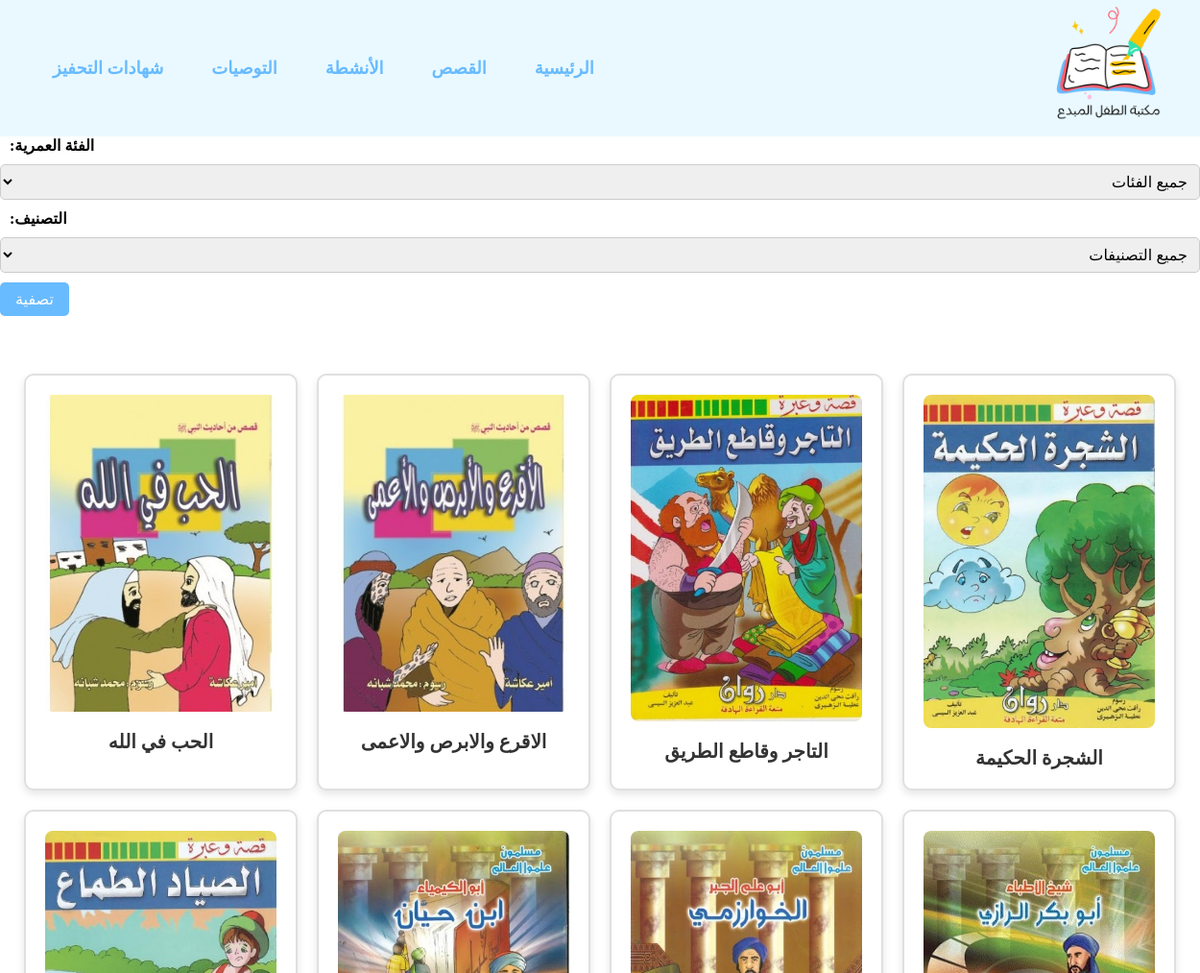
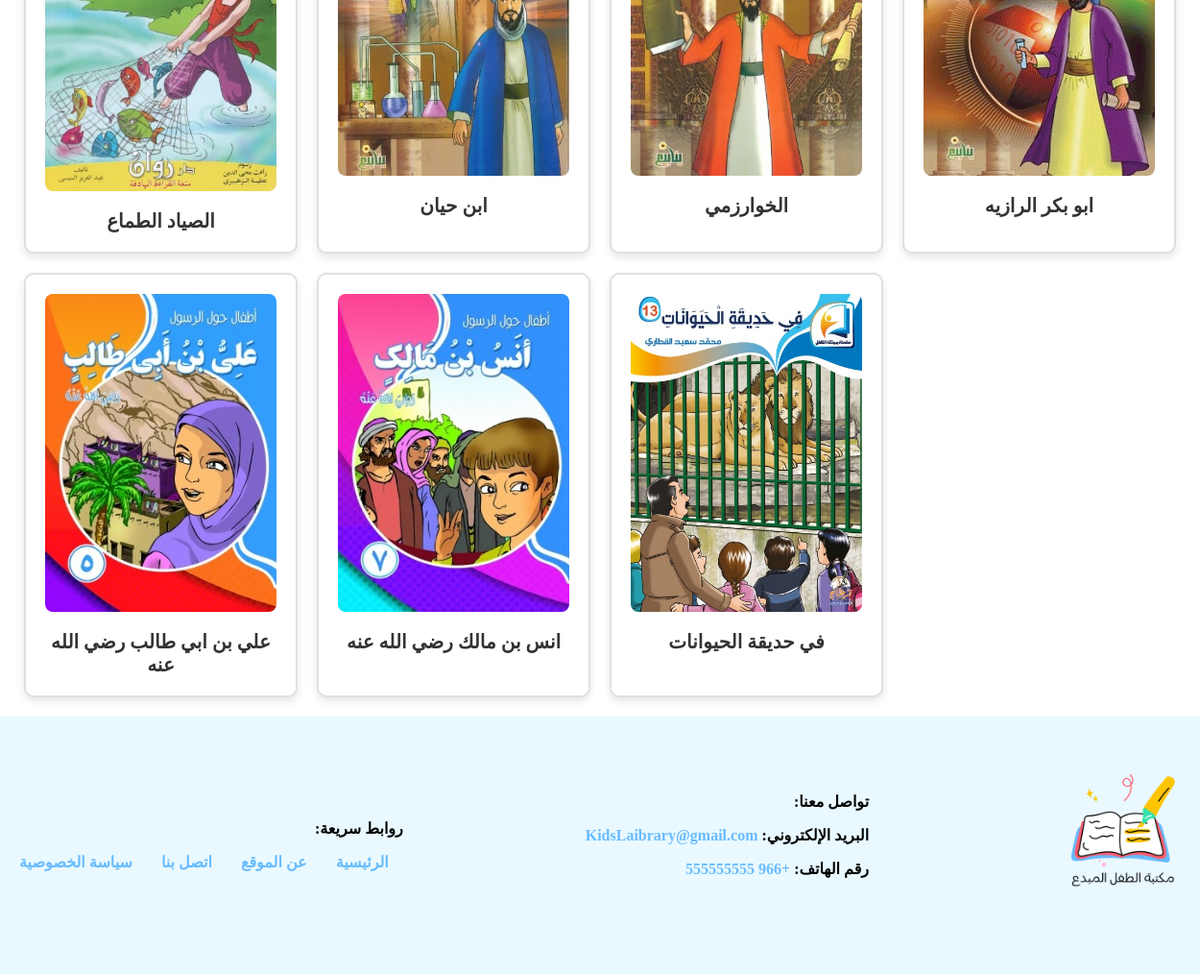
The page /frontend/Story.php on the database its author committed (2 pictures, top to bottom).
### tables this page shows
CREATE TABLE stories (
    id INT AUTO_INCREMENT PRIMARY KEY,
    title VARCHAR(255) NOT NULL,
    description TEXT NULL,
    image VARCHAR(255) NOT NULL,
    age_group ENUM('+5', '+7', '+3') NOT NULL,
    category ENUM('اسلامية', 'علمية', 'عامة') NOT NULL
);

### frontend/Story.php (the view, shortened to what this page needs)
<?php
include('db_connect.php');
$sql = "SELECT DISTINCT * FROM stories WHERE 1=1";
$result = $conn->query($sql);
?>
<!DOCTYPE html>
<html lang="ar">
<head>
    <link rel="stylesheet" href="styles.css">
</head>
<body>
   <header>
        <div class="logo">
            <img src="logo.png" alt="الشعار">
        </div>
        <nav>
            <ul>
                <li><a href="index.php">الرئيسية</a></li>
                <li><a href="story.php">القصص</a></li>
                <li><a href="activities.php">الأنشطة</a></li>
                  <li><a href="Recommendations.php">التوصيات</a></li>
                    <li><a href="certificate.php">شهادات التحفيز</a></li>
            </ul>
        </nav>
    </header>
<div class="filter-section">
    <form method="GET" action="story.php">
        <div class="filter-container">
            <label for="age_group">الفئة العمرية:</label>
            <select name="age_group">
                <option value="">جميع الفئات</option>
            </select>
            <label for="category">التصنيف:</label>
            <select name="category">
                <option value="">جميع التصنيفات</option>
            </select>
            <input type="submit" value="تصفية">
        </div>
    </form>
</div>
<div class="stories-container">
    <?php
    if ($result->num_rows > 0) {
        while ($row = $result->fetch_assoc()) {
            echo "<div class='story-item'>";
            echo "<img src='" . $row['image'] . "' alt='" . $row['title'] . "' class='story-image'>";
            echo "<h3 class='story-title'>" . $row['title'] . "</h3>";
            echo "</div>";
        }
    } else {
        echo "<p>لا توجد قصص لعرضها</p>";
    }
    ?>
</div>
<footer style="background-color: #e9f9ff;
    padding: 60px 5px;
    display: flex;
    justify-content: space-between;
    align-items: center;
    direction: rtl;
    position: relative;">
    <div style="text-align: right; margin-bottom: 20px;">
        <img src="logo.png" alt="Logo" style="max-width: 150px;">
    </div>
    <div style="margin-bottom: 20px;">
        <p>تواصل معنا:</p>
        <p>البريد الإلكتروني: <a href="" style="color: #68bbff;">KidsLaibrary@gmail.com</a></p>
        <p>رقم الهاتف: <a href="" style="color: #68bbff;">+966 555555555</a></p>
    </div>
    <div>
        <p>روابط سريعة:</p>
        <ul style="list-style: none; padding: 0; display: flex; justify-content: center;">
            <li><a href="/" style="color: #68bbff; margin: 0 15px;">الرئيسية</a></li>
            <li><a href="" style="color: #68bbff; margin: 0 15px;">عن الموقع</a></li>
            <li><a href="" style="color: #68bbff; margin: 0 15px;">اتصل بنا</a></li>
            <li><a href="" style="color: #68bbff; margin: 0 15px;">سياسة الخصوصية</a></li>
        </ul>
    </div>
</footer>
</body>
</html>

### frontend/styles.css (style rules this page uses)
header { background-color: #e9f9ff; padding: 60px 5px; display: flex; justify-content: space-between; align-items: center; position: relative; }
nav ul { list-style: none; display:flex; margin: 0; padding: 0; flex: 1; direction: rtl; position: center; }
nav ul li { margin-left: 50px; }
nav ul li a { text-decoration: none; color: #68bbff; font-size: 18px; font-weight: bold; transition: color 0.3s; position: relative; }
header .logo { position: absolute; right: 20px; }
header .logo img { max-width: 150px; }
body { font-family: 'Amiri', serif;; font-weight: 600; font-style: normal; margin: 0; padding: 0; background-color: #fff; }
a { color: #007BFF; text-decoration: none; }
form { margin-bottom: 40px; direction: rtl; }
input[type="text"], input[type="file"], select, textarea { width: 100%; padding: 12px; margin: 10px 0; border: 2px solid #ddd; border-radius: 6px; font-size: 16px; direction: rtl; }

### frontend/Story.php (style rules this page uses)
.stories-container { display: grid; grid-template-columns: repeat(auto-fill, minmax(250px, 1fr)); gap: 20px; padding: 20px; max-width: 1200px; width: 100%; margin: 0 auto; }
.story-item { background-color: #fff; padding: 20px; border-radius: 10px; box-shadow: 0 4px 8px rgba(0, 0, 0, 0.1); text-align: center; border: 2px solid #e0e0e0; transition: transform 0.3s ease; }
.story-image { width: 100%; height: auto; border-radius: 8px; margin-bottom: 15px; }
.story-title { font-size: 20px; color: #333; margin: 0; }
.filter-section label { font-size: 16px; margin-right: 10px; margin-left: 10px; display: inline-block; }
.filter-section select { font-size: 16px; padding: 8px; border-radius: 5px; border: 1px solid #ccc; margin-right: 10px; margin-bottom: 10px; }
.filter-section input[type="submit"] { font-size: 16px; padding: 8px 16px; background-color: #68bbff; color: white; border: none; border-radius: 5px; cursor: pointer; transition: background-color 0.3s ease; }
.filter-section .filter-container { display: flex; flex-direction: column; align-items: flex-end; margin-bottom: 20px; }

### rows shown on the page
stories: image (picture), title "الحب في الله"
stories: image (picture), title "الاقرع والابرص والاعمى"
stories: image (picture), title "التاجر وقاطع الطريق"
stories: image (picture), title "الشجرة الحكيمة"
stories: image (picture), title "الصياد الطماع"
stories: image (picture), title "ابن حيان"
stories: image (picture), title "الخوارزمي"
stories: image (picture), title "ابو بكر الرازيه"
stories: image (picture), title "علي بن ابي طالب رضي الله عنه"
stories: image (picture), title "انس بن مالك رضي الله عنه"
stories: image (picture), title "في حديقة الحيوانات"
